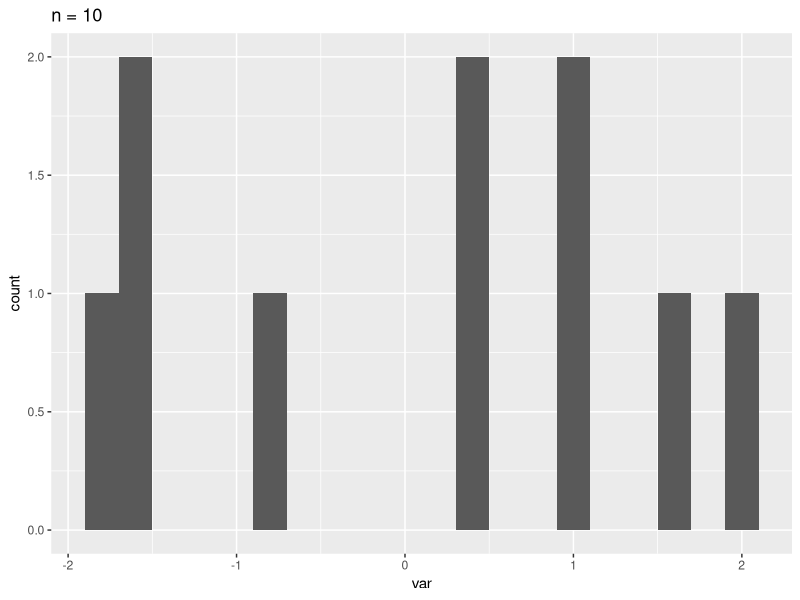
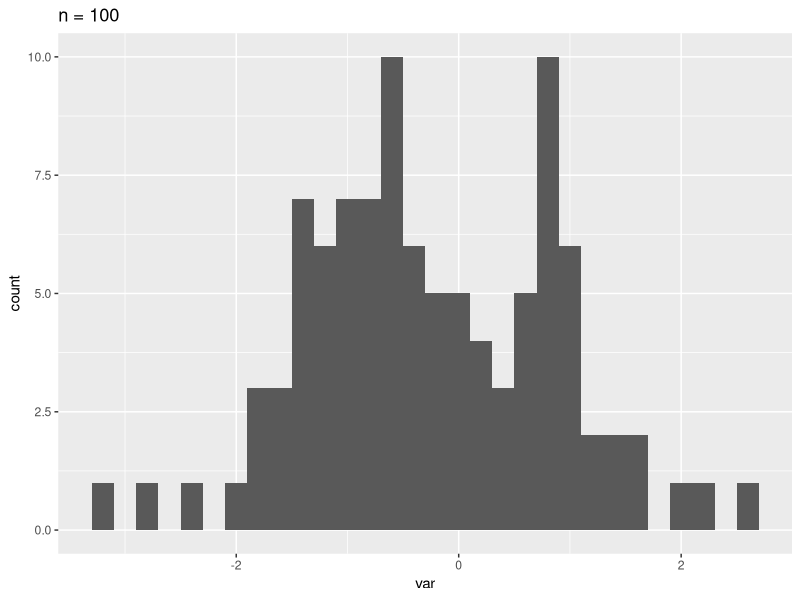
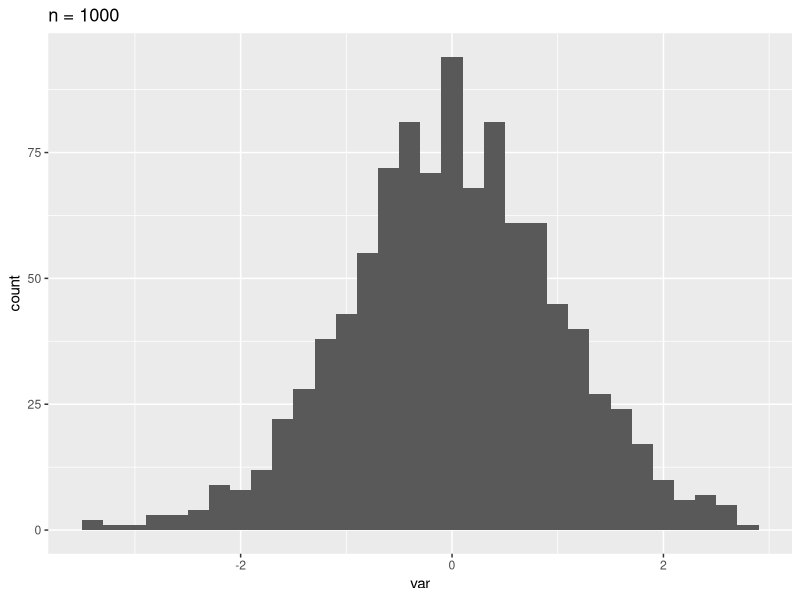
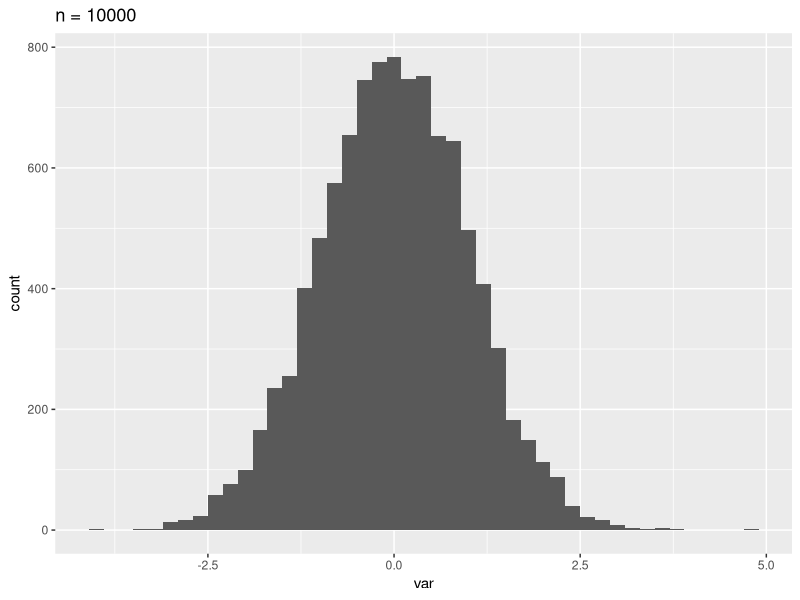

Write the R code that produced these figures, in order.
## ---- chunk 1
knitr::opts_chunk$set(
  collapse = TRUE,
  comment = "#>",
  fig.path = "README-"
)
## ---- chunk 2
library(ggplot2)
for (count in 1:4) {
  
  n <- 10 ^ count
  x <- data.frame(var = rnorm(n))
  print(ggplot(x) +
    geom_histogram(aes(x = var), binwidth = 0.2) +
    ggtitle(paste('n =', n)))
}
